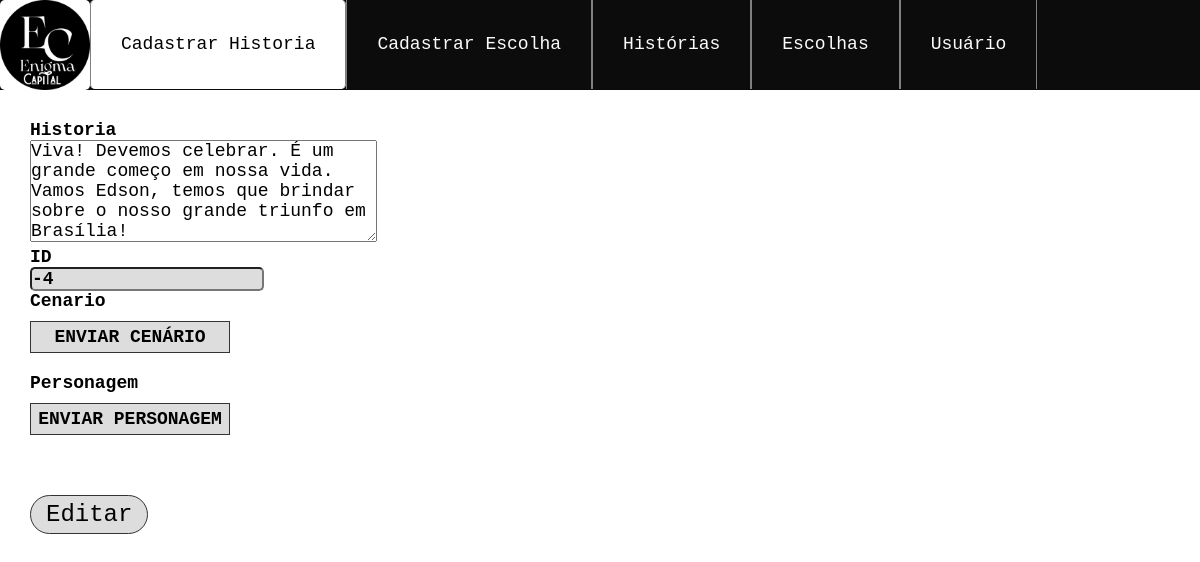
The page /crud/editarH.php?id_historia=-4&lang=1 on the database its author committed.
### tables this page shows
CREATE TABLE IF NOT EXISTS `historia` (
  `id_historia` int NOT NULL,
  `texto` varchar(255) DEFAULT NULL,
  `cenario` varchar(255) NOT NULL,
  `personagem` varchar(255) NOT NULL,
  `musica` varchar(255) NOT NULL,
  `nome` varchar(255) NOT NULL,
  `video` varchar(255) NOT NULL,
  `animacao` int NOT NULL,
  PRIMARY KEY (`id_historia`)
);

### crud/editarH.php (the view, shortened to what this page needs)
<?php
include("../conecta.php");
$id = $_GET['id_historia'];
$lang = $_GET['lang'];
if($lang == '1'){
    $sql = "SELECT * FROM historia WHERE id_historia=$id";
    }else{
        $sql = "SELECT * FROM historiaen WHERE id_historia=$id";
    }
$resultado = mysqli_query($conexao, $sql);
$dados = mysqli_fetch_assoc($resultado);
?>
<!DOCTYPE html>
<html lang="pt-br">
<link rel="stylesheet" href="../css/navbar.css">
<link rel="stylesheet" href="../css/form.css">
<head>
</head>
<body>
    <?php require_once "navbar.php"; ?>
    <form action="editarHistoria.php" method="POST" enctype="multipart/form-data">
        <div class="form">
            Historia <br><textarea name="texto" rows="5" cols="30" required><?php echo $dados['texto']; ?></textarea><br>
            ID <br><input type="text" name="id_historia" value="<?php echo $dados['id_historia']; ?>"><br>
        </div>
        Cenario</strong>
        <br><label for="cenario">Enviar Cenário</label><input type="file" name="cenario" id="cenario"><br>
        <strong>Personagem</strong>
        <br><label for="personagem">Enviar Personagem</label><input type="file" name="personagem" id="personagem"><br>
        <br> <br> <input type="submit" value="Editar">
    </form>
</body>
</html>

### css/navbar.css (style rules this page uses)
* { margin: 0; padding: 0; box-sizing: border-box; font-family: Mono, monospace; }
label { display: block; }
input, label { margin: 0rem 10; }

### css/form.css (style rules this page uses)
* { font-size: large; }
form { color: black; font-weight: bolder; margin: 30px; }
.form input { background-color: #dddddd; border-radius: 5px; color: black; font-size: large; font-weight: bold; }
input[type="submit"] { padding: 5px 15px; font-size: 24px; background-color: #dddddd; border: 1px solid #333; border-radius: 50px; cursor: pointer; color: black; }
label { padding: 5px; width: 200px; background: #dddddd; color: black; text-transform: uppercase; display: block; margin-top: 10px; text-align: center; cursor: pointer; transition: .5s; border: 1px solid #333; }

### rows shown on the page
historia: texto "Viva! Devemos celebrar. É um grande começo em nossa vida. Vamos Edson, temos que brindar sobre o nosso grande triunfo em Brasília!", id_historia "-4"
